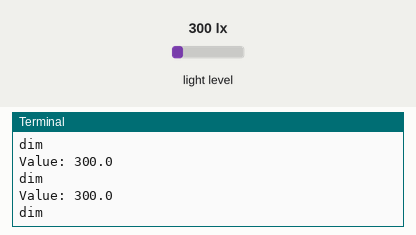
Simulated run of this program. Board: Raspberry Pi (BCM pin numbers). Parts: the last lines printed to the terminal. The inputs (shaded band) are chosen by the test bench; at power-on: light level 300 lx.

Above: at 2.2 s.
2.3 s: light level set to 40 lx
At 2.9 s:
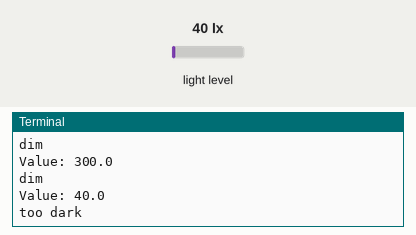
4.5 s: light level set to 1500 lx
At 5.0 s:
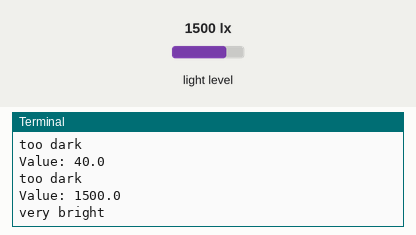
6.5 s: light level set to 130 lx
At 7.0 s:
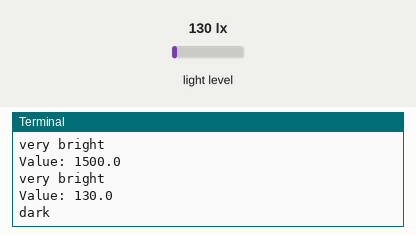
Timing chart, 0 to 9.5 s (numbered marks = the images above; inputs shaded):
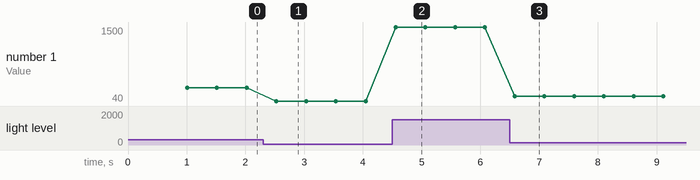

The program:

I2c.py
```python
import smbus
import time

sensor = 0x23

turnoff = 0x00
turnon = 0x01
reset = 0x07

received_address = 0x23
bus = smbus.SMBus(1)

time.sleep(1)

def light():
    address = bus.read_i2c_block_data(sensor,received_address)
    val = light_intensity(address)
    return val

def light_intensity(address):
    val = (address[1] + (256 * address[0])) / 1.2
    return val

def message():
    while 1:
        intensity = light()
        print("Value: " ,end = "")
        print(light())
        if(intensity  > 1300):
            print("very bright")
        elif(intensity > 600 and intesity < 1000):
            print("bright")
        elif(intensity > 200 and intensity < 600):
            print("dim")
        elif(intensity > 50 and intensity <150):
            print("dark")
        elif(intensity< 50):
            print("too dark")

        time.sleep(0.50)
        print

message()                                                                                              
```

Measured:
- after the input at 2.3 s, the terminal: prints a new line after 0.23 s (image 1)
- after the input at 4.5 s, the terminal: prints a new line after 0.05 s (image 2)
- after the input at 6.5 s, the terminal: prints a new line after 0.08 s (image 3)
- plotted number 1: 300 → 40 after the input at 2.3 s, 40 → 1500 after the input at 4.5 s, 1500 → 130 after the input at 6.5 s
